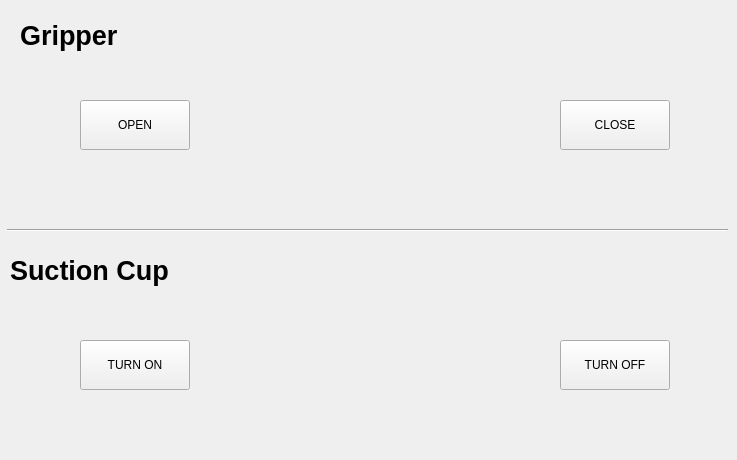
   <widget class="QWidget" name="ToolTab">
    <attribute name="title">
     <string>Tool</string>
    </attribute>
    <widget class="QLabel" name="GripperLabel">
     <property name="geometry">
      <rect>
       <x>20</x>
       <y>10</y>
       <width>121</width>
       <height>51</height>
      </rect>
     </property>
     <property name="font">
      <font>
       <pointsize>20</pointsize>
       <weight>75</weight>
       <bold>true</bold>
      </font>
     </property>
     <property name="text">
      <string>Gripper</string>
     </property>
    </widget>
    <widget class="QLabel" name="SuctionCupLabel">
     <property name="geometry">
      <rect>
       <x>10</x>
       <y>240</y>
       <width>161</width>
       <height>61</height>
      </rect>
     </property>
     <property name="font">
      <font>
       <pointsize>20</pointsize>
       <weight>75</weight>
       <bold>true</bold>
      </font>
     </property>
     <property name="text">
      <string>Suction Cup</string>
     </property>
    </widget>
    <widget class="QPushButton" name="GripperOpen">
     <property name="geometry">
      <rect>
       <x>80</x>
       <y>100</y>
       <width>110</width>
       <height>50</height>
      </rect>
     </property>
     <property name="text">
      <string>OPEN</string>
     </property>
    </widget>
    <widget class="QPushButton" name="GripperClose">
     <property name="geometry">
      <rect>
       <x>560</x>
       <y>100</y>
       <width>110</width>
       <height>50</height>
      </rect>
     </property>
     <property name="text">
      <string>CLOSE</string>
     </property>
    </widget>
    <widget class="QPushButton" name="SuctionCupTurnOn">
     <property name="geometry">
      <rect>
       <x>80</x>
       <y>340</y>
       <width>110</width>
       <height>50</height>
      </rect>
     </property>
     <property name="text">
      <string>TURN ON</string>
     </property>
    </widget>
    <widget class="QPushButton" name="SuctionCupTurnOff">
     <property name="geometry">
      <rect>
       <x>560</x>
       <y>340</y>
       <width>110</width>
       <height>50</height>
      </rect>
     </property>
     <property name="text">
      <string>TURN OFF</string>
     </property>
    </widget>
    <widget class="QLabel" name="GripperImage">
     <property name="geometry">
      <rect>
       <x>270</x>
       <y>10</y>
       <width>201</width>
       <height>191</height>
      </rect>
     </property>
     <property name="text">
      <string/>
     </property>
     <property name="pixmap">
      <pixmap>images/gripper.png</pixmap>
     </property>
     <property name="scaledContents">
      <bool>true</bool>
     </property>
    </widget>
    <widget class="QLabel" name="SuctionCupImage">
     <property name="geometry">
      <rect>
       <x>280</x>
       <y>250</y>
       <width>181</width>
       <height>201</height>
      </rect>
     </property>
     <property name="text">
      <string/>
     </property>
     <property name="pixmap">
      <pixmap>images/suction_cup.png</pixmap>
     </property>
     <property name="scaledContents">
      <bool>true</bool>
     </property>
    </widget>
    <widget class="Line" name="ToolTabHLine">
     <property name="geometry">
      <rect>
       <x>7</x>
       <y>220</y>
       <width>721</width>
       <height>20</height>
      </rect>
     </property>
     <property name="orientation">
      <enum>Qt::Horizontal</enum>
     </property>
    </widget>
   </widget>
